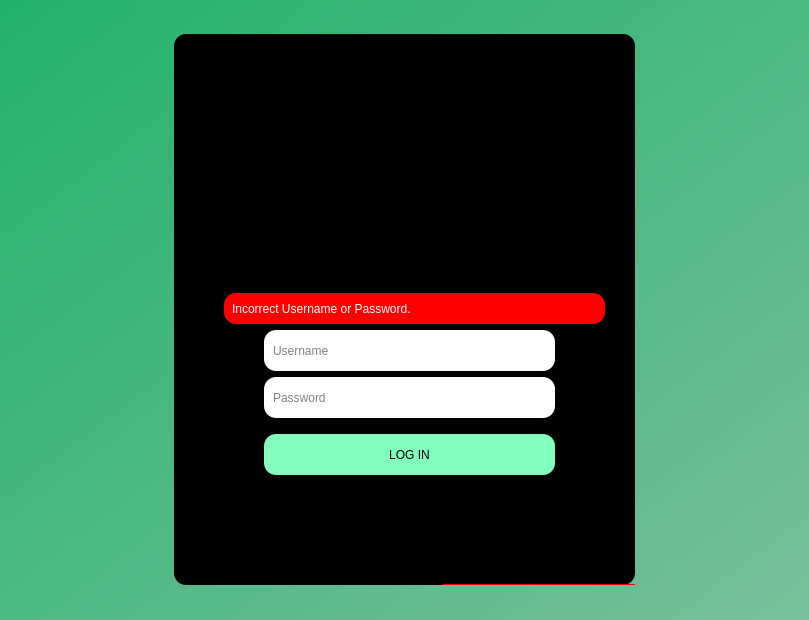
<?xml version="1.0" encoding="UTF-8"?>
<ui version="4.0">
 <class>MainWindow</class>
 <widget class="QMainWindow" name="MainWindow">
  <property name="geometry">
   <rect>
    <x>0</x>
    <y>0</y>
    <width>809</width>
    <height>620</height>
   </rect>
  </property>
  <property name="windowTitle">
   <string>Login </string>
  </property>
  <property name="styleSheet">
   <string notr="true">background-color: rgb(31, 155, 93);
background-color: qlineargradient(spread:pad, x1:0, y1:0, x2:1, y2:1, stop:0 rgba(35, 178, 106, 255), stop:1 rgba(120, 191, 155, 255));
</string>
  </property>
  <widget class="QWidget" name="centralwidget">
   <layout class="QGridLayout" name="gridLayout">
    <item row="0" column="0">
     <widget class="QWidget" name="widget" native="true">
      <property name="minimumSize">
       <size>
        <width>461</width>
        <height>551</height>
       </size>
      </property>
      <property name="maximumSize">
       <size>
        <width>461</width>
        <height>551</height>
       </size>
      </property>
      <property name="styleSheet">
       <string notr="true">QWidget {
    border-radius: 12px;        /* Radius to make the borders rounded */
    background-color: rgb(0, 0, 0);
}
</string>
      </property>
      <widget class="QWidget" name="layoutWidget">
       <property name="geometry">
        <rect>
         <x>-10</x>
         <y>30</y>
         <width>497</width>
         <height>423</height>
        </rect>
       </property>
       <layout class="QVBoxLayout" name="verticalLayout_4">
        <item>
         <layout class="QHBoxLayout" name="horizontalLayout">
          <property name="rightMargin">
           <number>5</number>
          </property>
          <item>
           <spacer name="horizontalSpacer">
            <property name="orientation">
             <enum>Qt::Orientation::Horizontal</enum>
            </property>
            <property name="sizeHint" stdset="0">
             <size>
              <width>98</width>
              <height>20</height>
             </size>
            </property>
           </spacer>
          </item>
          <item>
           <widget class="QLabel" name="Welcome_Label">
            <property name="minimumSize">
             <size>
              <width>271</width>
              <height>171</height>
             </size>
            </property>
            <property name="maximumSize">
             <size>
              <width>271</width>
              <height>171</height>
             </size>
            </property>
            <property name="styleSheet">
             <string notr="true">QLabel
{
color : #83ffbd;
}</string>
            </property>
            <property name="text">
             <string/>
            </property>
            <property name="pixmap">
             <pixmap resource="resources.qrc">:/Icons/Icons/WhiteIcon.png</pixmap>
            </property>
            <property name="scaledContents">
             <bool>true</bool>
            </property>
           </widget>
          </item>
          <item>
           <spacer name="horizontalSpacer_2">
            <property name="orientation">
             <enum>Qt::Orientation::Horizontal</enum>
            </property>
            <property name="sizeHint" stdset="0">
             <size>
              <width>108</width>
              <height>20</height>
             </size>
            </property>
           </spacer>
          </item>
         </layout>
        </item>
        <item>
         <layout class="QVBoxLayout" name="verticalLayout_3">
          <property name="leftMargin">
           <number>60</number>
          </property>
          <property name="topMargin">
           <number>30</number>
          </property>
          <item>
           <widget class="QLabel" name="Error_Label">
            <property name="minimumSize">
             <size>
              <width>381</width>
              <height>31</height>
             </size>
            </property>
            <property name="maximumSize">
             <size>
              <width>381</width>
              <height>31</height>
             </size>
            </property>
            <property name="font">
             <font>
              <italic>false</italic>
              <bold>false</bold>
              <underline>false</underline>
              <strikeout>false</strikeout>
             </font>
            </property>
            <property name="styleSheet">
             <string notr="true">color : white;
background-color: rgb(255, 0, 0);
padding : 5px;
</string>
            </property>
            <property name="text">
             <string>Incorrect Username or Password.</string>
            </property>
           </widget>
          </item>
          <item>
           <layout class="QVBoxLayout" name="verticalLayout_2">
            <property name="leftMargin">
             <number>40</number>
            </property>
            <item>
             <layout class="QVBoxLayout" name="verticalLayout">
              <property name="bottomMargin">
               <number>10</number>
              </property>
              <item>
               <widget class="QLineEdit" name="Username_LineEdit">
                <property name="minimumSize">
                 <size>
                  <width>291</width>
                  <height>41</height>
                 </size>
                </property>
                <property name="maximumSize">
                 <size>
                  <width>291</width>
                  <height>41</height>
                 </size>
                </property>
                <property name="styleSheet">
                 <string notr="true">background-color: rgb(255, 255, 255);
padding : 7px;
color : black;</string>
                </property>
                <property name="placeholderText">
                 <string>Username</string>
                </property>
               </widget>
              </item>
              <item>
               <widget class="QLineEdit" name="Password_LineEdit">
                <property name="minimumSize">
                 <size>
                  <width>291</width>
                  <height>41</height>
                 </size>
                </property>
                <property name="maximumSize">
                 <size>
                  <width>291</width>
                  <height>41</height>
                 </size>
                </property>
                <property name="styleSheet">
                 <string notr="true">background-color: rgb(255, 255, 255);
padding : 7px;
color : black;</string>
                </property>
                <property name="echoMode">
                 <enum>QLineEdit::EchoMode::Password</enum>
                </property>
                <property name="placeholderText">
                 <string>Password</string>
                </property>
               </widget>
              </item>
             </layout>
            </item>
            <item>
             <widget class="QPushButton" name="SignIn_PushButton">
              <property name="minimumSize">
               <size>
                <width>291</width>
                <height>41</height>
               </size>
              </property>
              <property name="maximumSize">
               <size>
                <width>291</width>
                <height>41</height>
               </size>
              </property>
              <property name="styleSheet">
               <string notr="true">QPushButton{
background-color: #83ffbd;
	color: rgb(0, 0, 0);
}

QPushButton:hover{
	background-color: rgb(46, 194, 126);
}

QPushButton:pressed{
	background-color: rgb(33, 116, 77);
}
</string>
              </property>
              <property name="text">
               <string>LOG IN</string>
              </property>
             </widget>
            </item>
           </layout>
          </item>
         </layout>
        </item>
       </layout>
      </widget>
      <widget class="QLabel" name="Error_Label_2">
       <property name="geometry">
        <rect>
         <x>260</x>
         <y>550</y>
         <width>381</width>
         <height>31</height>
        </rect>
       </property>
       <property name="minimumSize">
        <size>
         <width>381</width>
         <height>31</height>
        </size>
       </property>
       <property name="maximumSize">
        <size>
         <width>381</width>
         <height>31</height>
        </size>
       </property>
       <property name="font">
        <font>
         <italic>false</italic>
         <bold>false</bold>
         <underline>false</underline>
         <strikeout>false</strikeout>
        </font>
       </property>
       <property name="styleSheet">
        <string notr="true">color : white;
background-color: rgb(255, 0, 0);
padding : 5px;
</string>
       </property>
       <property name="text">
        <string>Incorrect Username or Password.</string>
       </property>
      </widget>
     </widget>
    </item>
   </layout>
  </widget>
  <widget class="QMenuBar" name="menubar">
   <property name="geometry">
    <rect>
     <x>0</x>
     <y>0</y>
     <width>809</width>
     <height>22</height>
    </rect>
   </property>
  </widget>
 </widget>
 <resources>
  <include location="resources.qrc"/>
 </resources>
 <connections/>
</ui>
